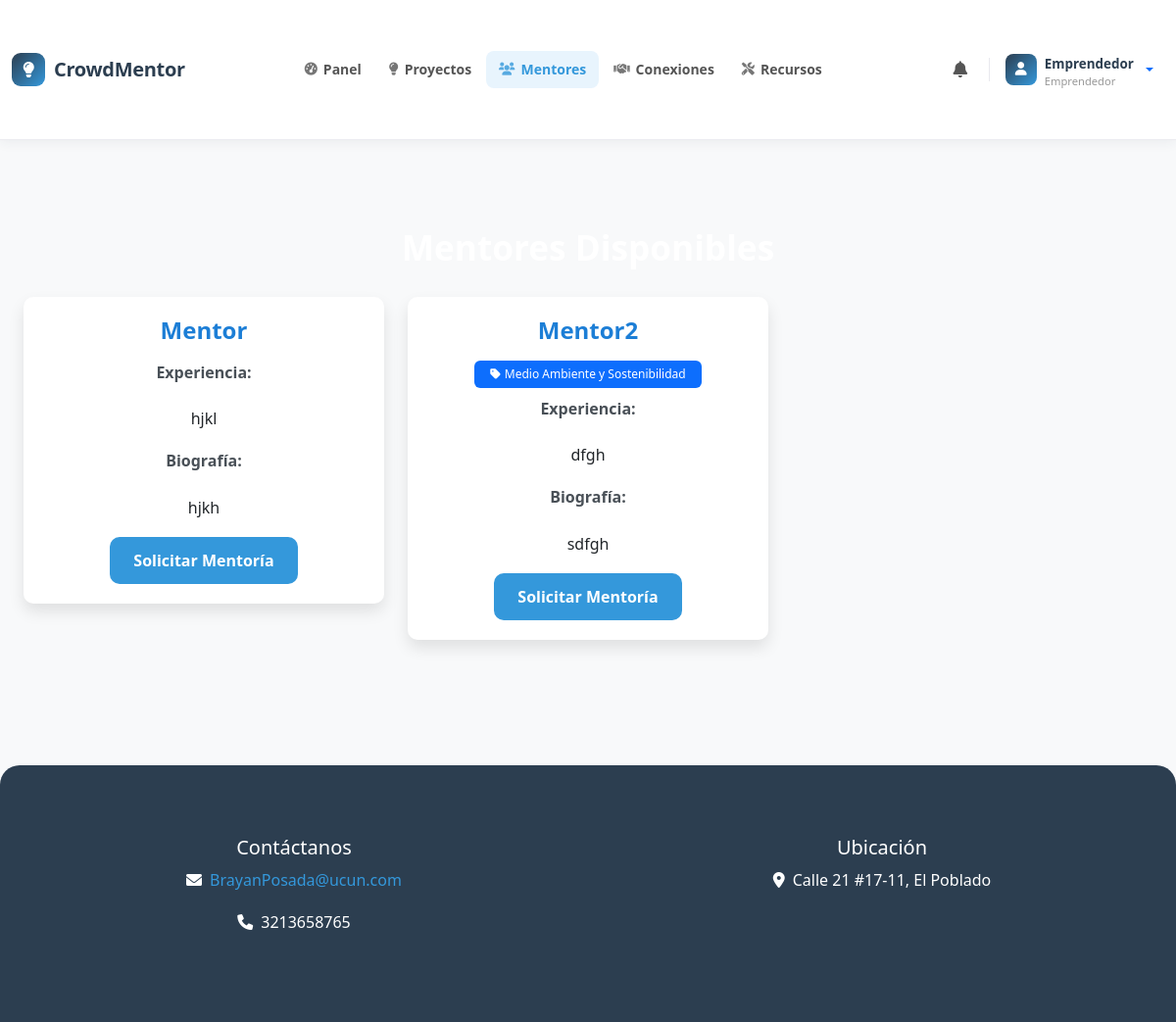
Page /mentors/ (signed in) on the committed database.
### core/models.py (models this page shows, shortened)
class Profile(models.Model):
    USER_TYPES = (
        ('entrepreneur', 'Emprendedor'),
        ('mentor', 'Mentor'),
        ('investor', 'Inversionista'),
        ('evaluator', 'Evaluador'),
    )
    MENTOR_SPECIALTIES = (
        ('agronomy', 'Agronomía y Proyectos Agropecuarios'),
        ('technology', 'Tecnología e Innovación'),
        ('finance', 'Finanzas y Negocios'),
        ('health', 'Salud y Bienestar'),
        ('marketing', 'Marketing y Ventas'),
        ('legal', 'Legal y Cumplimiento'),
        ('education', 'Educación'),
        ('manufacturing', 'Manufactura e Industria'),
        ('environment', 'Medio Ambiente y Sostenibilidad'),
        ('arts', 'Arte y Entretenimiento'),
        ('other', 'Otra especialidad'),
    )
    user = models.OneToOneField(User, on_delete=models.CASCADE)
    user_type = models.CharField(max_length=20, choices=USER_TYPES)
    bio = models.TextField()
    experience = models.TextField()
    mentor_specialty = models.CharField(
        max_length=50,
        choices=MENTOR_SPECIALTIES,
        blank=True,
        null=True,
        verbose_name='Especialidad (Mentor)'
    )
    is_approved = models.BooleanField(default=False)  # For mentors/evaluators
    is_approved_by_admin = models.BooleanField(default=False)  # Para evaluadores aprobados por el administrador
    profile_picture = models.ImageField(upload_to='profiles/', blank=True, null=True)
    birth_date = models.DateField(blank=True, null=True)
    phone_number = models.CharField(max_length=20, blank=True)
    location = models.CharField(max_length=100, blank=True)
    linkedin_url = models.URLField(max_length=200, blank=True)
    website_url = models.URLField(max_length=200, blank=True)

### core/views.py (the view)
# urls.py: path('mentors/', views.mentor_list, name='mentor_list'),
@login_required
def mentor_list(request):
    mentors = Profile.objects.filter(user_type='mentor', is_approved=True)
    active_mentorships = []
    if request.user.is_authenticated and hasattr(request.user, 'profile') and request.user.profile.user_type == 'entrepreneur':
        try:
            project = Project.objects.filter(owner=request.user, is_active=True).latest('created_at')
            active_mentorships = Mentorship.objects.filter(
                project=project,
                status='accepted'
            ).values_list('mentor_id', flat=True)
        except Project.DoesNotExist:
            pass
    return render(request, 'mentor_list.html', {
        'mentors': mentors,
        'active_mentorships': active_mentorships
    })

### core/templatetags/custom_filters.py (called while the page is built)
@register.filter
def has_profile(user):
    return hasattr(user, 'profile') and user.profile is not None

@register.filter
def get_user_type(user):
    if hasattr(user, 'profile') and user.profile:
        return user.profile.user_type
    return None

### core/templates/mentor_list.html
{% extends 'base.html' %}
{% block content %}
<div class="container mt-4">
    <h2>Mentores Disponibles</h2>
    <div class="row">
        {% for mentor in mentors %}
        <div class="col-md-4 mb-4">
            <div class="card">
                <div class="card-body">
                    <h5 class="card-title">{{ mentor.user.get_full_name|default:mentor.user.username }}</h5>
                    {% if mentor.mentor_specialty %}
                    <p class="card-text mb-2">
                        <span class="badge bg-primary">
                            <i class="fas fa-tag me-1"></i>{{ mentor.get_mentor_specialty_display }}
                        </span>
                    </p>
                    {% endif %}
                    <p class="card-text">
                        <strong>Experiencia:</strong><br>
                        {{ mentor.experience|linebreaks }}
                    </p>
                    <p class="card-text">
                        <strong>Biografía:</strong><br>
                        {{ mentor.bio|linebreaks }}
                    </p>
                    {% if user.profile.user_type == 'entrepreneur' %}
                        {% if mentor.user.id in active_mentorships %}
                            <button class="btn btn-secondary" disabled>
                                Mentoría Activa
                            </button>
                        {% else %}
                            <a href="{% url 'request_mentorship_by_entrepreneur' mentor.user.id %}" class="btn btn-primary">
                                Solicitar Mentoría
                            </a>
                        {% endif %}
                    {% endif %}
                </div>
            </div>
        </div>
        {% empty %}
        <div class="col-12">
            <p>No hay mentores disponibles en este momento.</p>
        </div>
        {% endfor %}
    </div>
</div>
{% endblock %}

### core/templates/base.html (shortened to what this page needs)
{% load static %}
{% load custom_filters %}
<!DOCTYPE html>
<html lang="es">
<head>
    <link href="https://cdn.jsdelivr.net/npm/bootstrap@5.3.0/dist/css/bootstrap.min.css" rel="stylesheet">
    <link rel="stylesheet" href="https://cdnjs.cloudflare.com/ajax/libs/animate.css/4.1.1/animate.min.css">
    <link rel="stylesheet" href="https://cdnjs.cloudflare.com/ajax/libs/font-awesome/6.0.0/css/all.min.css">
    <link rel="stylesheet" href="{% static 'css/styles.css' %}">
    <link rel="stylesheet" href="{% static 'css/home.css' %}">
    <link rel="stylesheet" href="{% static 'css/project_list.css' %}">
    <link rel="stylesheet" href="{% static 'css/project_detail.css' %}">
    <link rel="stylesheet" href="{% static 'css/project_create.css' %}">
    <link rel="stylesheet" href="{% static 'css/resources.css' %}">
    <link rel="stylesheet" href="{% static 'css/base.css' %}">
</head>
<body>
    <nav class="cm-navbar">
        <div class="container position-relative">
            <a class="cm-brand" href="{% url 'home' %}">
                <div class="cm-brand-icon"><i class="fas fa-lightbulb"></i></div>
                CrowdMentor
            </a>
            <div class="cm-nav-collapse" id="cmNavCollapse">
                {% if user.is_authenticated %}
                <ul class="cm-nav-links">
                    {% if user.is_staff %}
                        <li class="cm-nav-item">
                            <a href="{% url 'admin_dashboard' %}">
                                <i class="fas fa-tachometer-alt"></i>Panel
                            </a>
                        </li>
                    {% else %}
                        <li class="cm-nav-item">
                            <a href="{% url 'dashboard' %}">
                                <i class="fas fa-tachometer-alt"></i>Panel
                            </a>
                        </li>
                    {% endif %}
                    <li class="cm-nav-item">
                        <a href="{% url 'project_list' %}">
                            <i class="fas fa-lightbulb"></i>Proyectos
                        </a>
                    </li>
                    <li class="cm-nav-item">
                        <a href="{% url 'mentor_list' %}">
                            <i class="fas fa-users"></i>Mentores
                        </a>
                    </li>
                    {% if user|has_profile %}
                        {% with user_type=user|get_user_type %}
                            {% if user_type == 'mentor' or user_type == 'investor' or user_type == 'entrepreneur' %}
                                <li class="cm-nav-item">
                                    <a href="{% url 'mentor_investor_connections' %}" class="position-relative">
                                        <i class="fas fa-handshake"></i>Conexiones
                                    </a>
                                </li>
                            {% endif %}
                        {% endwith %}
                    {% endif %}
                    <li class="cm-nav-item">
                        <a href="{% url 'resources' %}">
                            <i class="fas fa-tools"></i>Recursos
                        </a>
                    </li>
                </ul>
                <div class="cm-actions">
                    <a href="{% url 'notifications' %}" class="cm-icon-btn" title="Notificaciones">
                        <i class="fas fa-bell"></i>
                    </a>
                    <div class="dropdown">
                        <a class="cm-avatar-btn dropdown-toggle" href="#" id="userDropdown" data-bs-toggle="dropdown" aria-expanded="false" style="text-decoration:none;">
                            <div class="cm-avatar">
                                {% if user|has_profile and user.profile.profile_picture %}
                                    <img src="{{ user.profile.profile_picture.url }}" alt="avatar">
                                {% else %}
                                    <i class="fas fa-user" style="font-size:0.85rem;"></i>
                                {% endif %}
                            </div>
                            <div>
                                <div class="cm-avatar-name">
                                    {% if user.first_name %}{{ user.first_name }}{% else %}{{ user.username }}{% endif %}
                                </div>
                                {% if user|has_profile %}
                                    {% with ut=user|get_user_type %}
                                        <div class="cm-avatar-role">
                                            {% if ut == 'entrepreneur' %}Emprendedor
                                            {% elif ut == 'mentor' %}Mentor
                                            {% elif ut == 'investor' %}Inversionista
                                            {% elif ut == 'evaluator' %}Evaluador
                                            {% endif %}
                                        </div>
                                    {% endwith %}
                                {% endif %}
                            </div>
                        </a>
                    </div>
                </div>
                {% endif %}
            </div>
        </div>
    </nav>
    <div class="container py-4">
        {% block content %}
        {% endblock %}
    </div>
    <footer class="text-center">
        <div class="container">
            <div class="row">
                <div class="col-md-6">
                    <h5>Contáctanos</h5>
                    <p><i class="fas fa-envelope me-2"></i><a href="mailto:BrayanPosada@ucun.com">BrayanPosada@ucun.com</a></p>
                    <p><i class="fas fa-phone me-2"></i>3213658765</p>
                </div>
                <div class="col-md-6">
                    <h5>Ubicación</h5>
                    <p><i class="fas fa-map-marker-alt me-2"></i>Calle 21 #17-11, El Poblado</p>
                </div>
            </div>
        </div>
    </footer>
</body>
</html>

### core/static/css/styles.css (style rules this page uses)
body { font-family: 'Montserrat', Arial, sans-serif; background-color: #f9fafb; color: #2d3748; line-height: 1.7; margin: 0; padding: 0; }
.container { max-width: 1200px; margin-top: 40px; margin-bottom: 40px; }
h1, h2, h3 { font-weight: 700; color: #ffffff; }
h2 { font-size: 2.2rem; margin-bottom: 30px; text-align: center; }
.card { border: none; border-radius: 15px; box-shadow: 0 8px 16px rgba(0, 0, 0, 0.1); transition: transform 0.3s ease, box-shadow 0.3s ease; background-color: #ffffff; }
.card-body { padding: 20px; text-align: center; }
.card-title { font-size: 1.5rem; font-weight: 600; color: #1c7ed6; margin-bottom: 15px; }
.card-text { font-size: 1rem; color: #495057; margin-bottom: 20px; }
.btn-primary { background-color: #4c6ef5; border-color: #4c6ef5; font-weight: 600; padding: 12px 30px; border-radius: 10px; transition: background-color 0.3s ease, transform 0.2s ease; }
footer { background-color: #1c7ed6; color: #fff; padding: 40px 0; text-align: center; font-size: 1rem; border-radius: 20px 20px 0 0; }
footer a { color: #ffd43b; text-decoration: none; }

### core/static/css/home.css (style rules this page uses)
.card { transition: all var(--transition-speed) ease; border-radius: var(--border-radius); overflow: hidden; }
.badge { padding: 0.5rem 1rem; font-weight: 500; }

### core/static/css/project_detail.css (style rules this page uses)
.btn-primary { transition: all var(--transition-speed) ease; }

### core/static/css/project_create.css (style rules this page uses)
.btn-primary { padding: 0.75rem 1.5rem; font-weight: 600; transition: all 0.3s ease; }

### core/static/css/base.css (style rules this page uses)
:root { --primary-color: #2c3e50; --secondary-color: #3498db; --accent-color: #e74c3c; --background-color: #f8f9fa; --text-color: #2c3e50; --border-radius: 10px; --transition-speed: 0.3s; --box-shadow: 0 4px 15px rgba(0,0,0,0.1); }
body { font-family: 'Segoe UI', Tahoma, Geneva, Verdana, sans-serif; background-color: var(--background-color); color: var(--text-color); min-height: 100vh; display: flex; flex-direction: column; margin: 0; padding: 0; }
.btn-primary { background-color: var(--secondary-color); border: none; transition: all var(--transition-speed) ease; animation: fadeInUp 1s ease 0.4s; animation-fill-mode: both; }
footer { background-color: var(--primary-color); color: white; padding: 2rem 0; margin-top: auto; }
footer a { color: var(--secondary-color); text-decoration: none; transition: color var(--transition-speed) ease; }

### rows in the picture
Profile: user.get_full_name "Mentor", experience "hjkl", bio "hjkh", shows "Solicitar Mentoría"
Profile: user.get_full_name "Mentor2", mentor_specialty "Medio Ambiente y Sostenibilidad", experience "dfgh", bio "sdfgh", shows "Solicitar Mentoría"

### other values in the picture
{{ user.username }} "Emprendedor"
